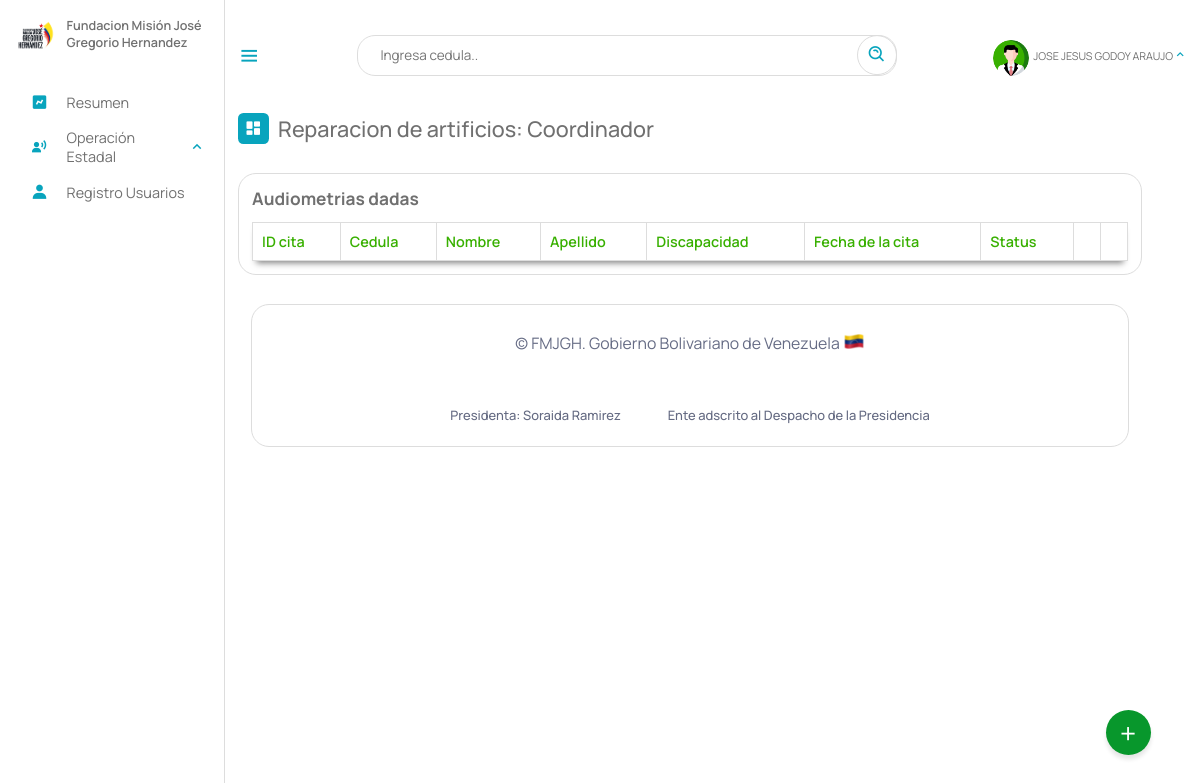
Before: /Escritorio/07-audiometriaRecibida.php (signed in) with the older database file.
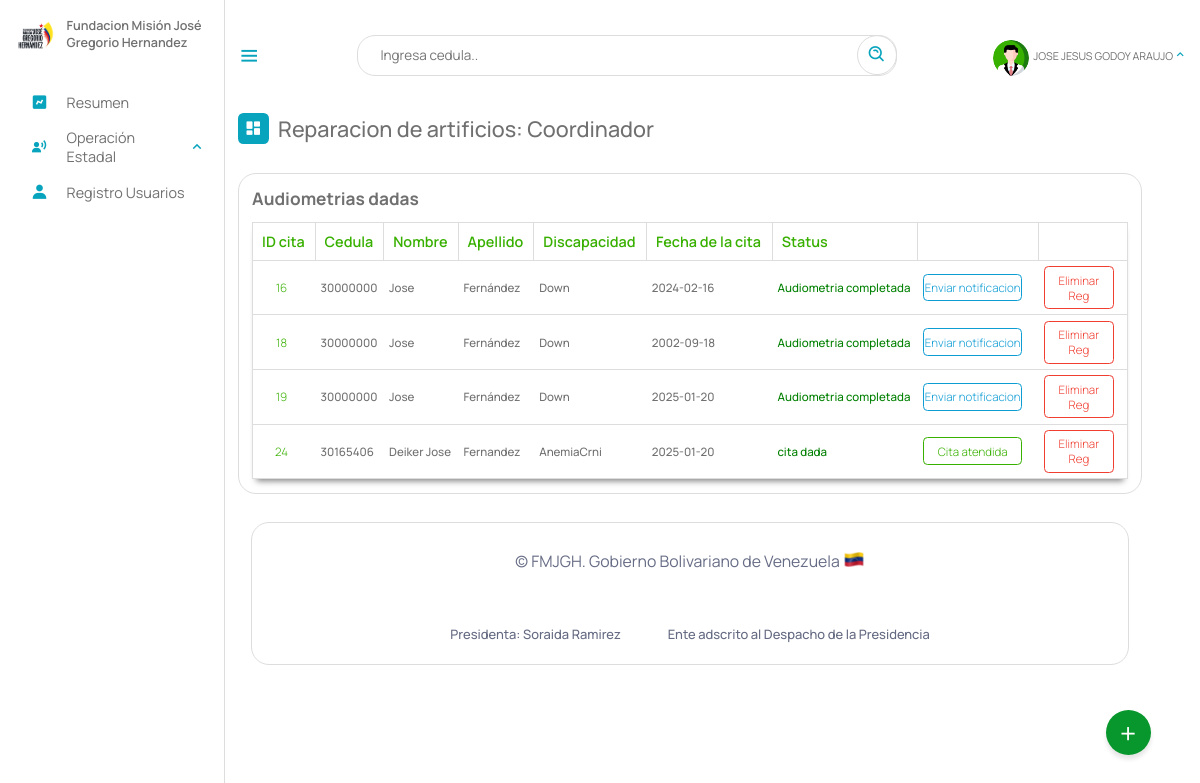
After: the same page with the newer database file.
### tables this page shows
CREATE TABLE `audiometria` (
  `id` int(11) NOT NULL AUTO_INCREMENT,
  `cedula` int(12) NOT NULL,
  `fecha_cita` date DEFAULT NULL,
  `status` text DEFAULT NULL,
  `descripcion` text DEFAULT NULL,
  PRIMARY KEY (`id`),
  KEY `cedula` (`cedula`),
  CONSTRAINT `audiometria_ibfk_1` FOREIGN KEY (`cedula`) REFERENCES `beneficiario` (`cedula`) ON DELETE CASCADE ON UPDATE CASCADE
);

CREATE TABLE `beneficiario` (
  `cedula` int(12) NOT NULL,
  `nombre` text NOT NULL,
  `apellido` text NOT NULL,
  `fecha_naci` date NOT NULL,
  `email` varchar(50) NOT NULL,
  `telefono` varchar(12) NOT NULL,
  `nacionalidad` char(2) NOT NULL,
  `edad` int(2) NOT NULL,
  `sexo` char(1) NOT NULL,
  `edo_civil` text NOT NULL,
  `nro_hijo` int(2) DEFAULT NULL,
  `estado` varchar(10) NOT NULL,
  `municipio` varchar(20) NOT NULL,
  `parroquia` varchar(10) NOT NULL,
  `discapacidad` varchar(10) NOT NULL,
  `atencion_solicitada` varchar(10) DEFAULT NULL,
  `certificado` varchar(50) DEFAULT NULL,
  `registrado_por` text DEFAULT NULL,
  `fecha_registro` date NOT NULL,
  PRIMARY KEY (`cedula`),
  KEY `estado` (`estado`),
  KEY `discapacidad` (`discapacidad`),
  KEY `atencion_solicitada` (`atencion_solicitada`),
  KEY `municipio` (`municipio`),
  KEY `parroquia` (`parroquia`),
  CONSTRAINT `beneficiario_ibfk_1` FOREIGN KEY (`estado`) REFERENCES `estados` (`id_estados`) ON DELETE CASCADE,
  CONSTRAINT `beneficiario_ibfk_2` FOREIGN KEY (`municipio`) REFERENCES `municipios` (`id_municipios`) ON DELETE CASCADE,
  CONSTRAINT `beneficiario_ibfk_3` FOREIGN KEY (`parroquia`) REFERENCES `parroquia` (`id`) ON DELETE CASCADE ON UPDATE CASCADE,
  CONSTRAINT `beneficiario_ibfk_4` FOREIGN KEY (`discapacidad`) REFERENCES `discapacid_e` (`id_e`) ON DELETE CASCADE,
  CONSTRAINT `beneficiario_ibfk_5` FOREIGN KEY (`atencion_solicitada`) REFERENCES `tipoatencion` (`id`) ON DELETE CASCADE
);

### php/01-06-audiometria.php (called while the page is built, shortened)
<?php
include_once("ManejadorBD.php");
class audiometria extends ManejadorBD{
        private $cnn;
        public function __construct($tipoConexion){
            $this->cnn = parent::conectar($tipoConexion);
        }
		public function consultarTodasCitasDadas(){
			try{
				$stmt = $this->cnn->prepare("SELECT audiometria.id,beneficiario.nombre, beneficiario.apellido, beneficiario.cedula,
                beneficiario.discapacidad, beneficiario.atencion_solicitada, beneficiario.email, audiometria.id, audiometria.fecha_cita, audiometria.status, audiometria.descripcion
                 FROM beneficiario, audiometria WHERE beneficiario.cedula = audiometria.cedula  /* beneficiario.atencion_solicitada = '7-audiom' */ and audiometria.fecha_cita IS NOT NULL;");
				$stmt->setFetchMode(PDO::FETCH_ASSOC);
				$stmt->execute();
				return $stmt->fetchAll();
	        }catch(PDOException $error) {
				echo "Error: ejecutando consulta SQL.".$error->getMessage();
				exit();
	        }
		}
}
?>

### php/ManejadorBD.php (called while the page is built, shortened)
<?php
	class ManejadorBD extends PDO {
		public $srv	= SRV;
		public $usr	= USR;
		public $pas	= PAS;
		public $dbn	= BDN;
		public function conectar($tipoConexion){
			try{
				switch ($tipoConexion) {
				    case 1:
				        $dsn = "mysql:host=$this->srv;dbname=$this->dbn";
				        break;
				}
				$dbh = new PDO($dsn, $this->usr, $this->pas);
    			$dbh->setAttribute(PDO::ATTR_ERRMODE, PDO::ERRMODE_EXCEPTION);
			}catch(PDOException $error){
                echo "Error al Conectar con la Base de Datos: ".$error->getMessage();
                exit();
			}
            $this->conexionBD = $dbh;
			return $this->conexionBD;
		}
	}
?>

### Escritorio/07-audiometriaRecibida.php (the view, shortened to what this page needs)
<?php
include_once("partearriba.php");
?>
<link rel="stylesheet" type="text/css" href="https://cdn.datatables.net/1.11.3/css/jquery.dataTables.min.css">
<div class="dash-contenido">
    <div class="overview">
        <div class="titulo">
            <i class='bx bxs-dashboard'> </i>
            <span class="link-name">Reparacion de artificios: <?php echo $rol ?></span>
        </div>
    </div>
    <div class="tabla-atencion">
        <h2>Audiometrias dadas</h2>
        <table>
            <thead>
                <tr>
                    <th>ID cita</th>
                    <th>Cedula</th>
                    <th>Nombre</th>
                    <th>Apellido</th>
                    <th>Discapacidad</th>
                    <th>Fecha de la cita</th>
                    <th>Status</th>
                    <th></th>
                    <th></th>
                </tr>
            </thead>
            <tbody>
                <?php
                include_once("../php/01-06-audiometria.php");
                $aten = new audiometria(1);
                $consulta = $aten->consultarTodasCitasDadas();
                if ($consulta) {
                    foreach ($consulta as $registros) {
                ?>
                        <tr>
                        <td><a class="cedula" id="verBeneficiario" <?php if ($registros['status'] != 'Reparacion completada') { ?> href="07-audiometriaModificar.php?id=<?php echo $registros['id']; ?>" <?php } ?>><?php echo $registros["id"] ?></a></td>
                            <td><?php echo $registros["cedula"] ?></td>
                            <td><?php echo $registros["nombre"] ?></td>
                            <td><?php echo $registros["apellido"] ?></td>
                            <td><?php echo $registros["discapacidad"] ?></td>
                            <td><?php echo $registros["fecha_cita"] ?></td>
                            <td style="color: green"><?php echo $registros["status"] ?></td>
                            <?php if ($registros['status'] != 'Audiometria completada') { ?>
                                <td><a onclick="cargar('<?php echo addslashes($registros['descripcion']); ?>', '<?php echo $registros['id']; ?>', '<?php echo $registros['nombre']; ?>')">Cita atendida</a></td>
                            <?php   } else { ?>
                                <td><a onclick="enviarEmail('<?php echo $registros['email'] ?>')" class="remitir">Enviar notificacion</a></td>
                            <?php } ?>
                            <td><a  onclick="eliminar('<?php echo ($registros['id']); ?>')" class="eliminar">Eliminar Reg</a></td>
                        </tr>
                <?php
                    }
                }
                ?>
            </tbody>
        </table>
    </div>
    <?php
    include_once("parteabajo.php");
    ?>

Changed rows visible on the page:
added audiometria: id "16", cedula.cedula "30000000", cedula.nombre "Jose", cedula.apellido "Fernández", cedula.discapacidad "Down", fecha_cita "2024-02-16", status "Audiometria completada"
added audiometria: id "18", cedula.cedula "30000000", cedula.nombre "Jose", cedula.apellido "Fernández", cedula.discapacidad "Down", fecha_cita "2002-09-18", status "Audiometria completada"
added audiometria: id "19", cedula.cedula "30000000", cedula.nombre "Jose", cedula.apellido "Fernández", cedula.discapacidad "Down", fecha_cita "2025-01-20", status "Audiometria completada"
added audiometria: id "24", cedula.cedula "30165406", cedula.nombre "Deiker Jose", cedula.apellido "Fernandez", cedula.discapacidad "AnemiaCrni", fecha_cita "2025-01-20", status "cita dada"
